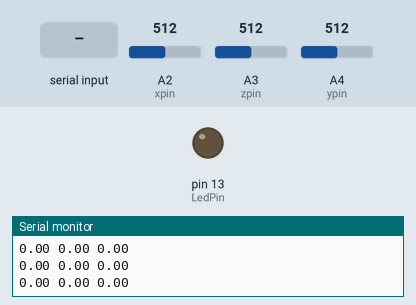
This sketch was run on a simulated Arduino Uno, built with avr-gcc and run on an emulated ATmega328P. On the bench: output pins drawn as LEDs (lit = HIGH), the last lines printed to the serial monitor. The test bench sets the inputs (shaded band); at power-on: A2 (xpin) = 512, A3 (zpin) = 512, A4 (ypin) = 512.

Above: at 1.2 s.
1.3 s: "1\n" received over Serial
At 2.1 s:
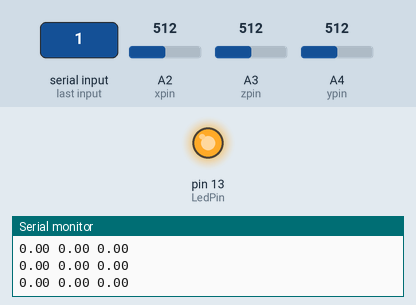
Timing chart, 0 to 4.3 s (numbered marks = the images above; inputs shaded):
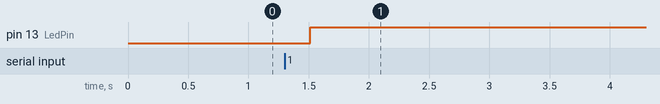

Measured:
- after the input at 1.3 s, pin 13 (LedPin): LOW → HIGH after 0.21 s

The sketch:

Lilypad.ino
```cpp
char val;
int LedPin = 13;
boolean LEDState = LOW;
const int xpin = A2;                  // x-axis of the accelerometer
const int ypin = A4;                  // y-axis
const int zpin = A3;                  // z-axis (only on 3-axis models)
//
int sampleDelay = 500;   //number of milliseconds between readings

void setup() {
  // put your setup code here, to run once:
  pinMode(LedPin, OUTPUT);
  Serial.begin(9600);

  pinMode(xpin, INPUT);
  pinMode(ypin, INPUT);
  pinMode(zpin, INPUT);
}

void loop() {
  if(Serial.available() > 0){
    val = Serial.read();
    if(val == '1'){
      LEDState = !LEDState;
      digitalWrite(LedPin, LEDState);
    }
    delay(100);
  }
  int x = analogRead(xpin);
  delay(1);
  int y = analogRead(ypin);
    delay(1);
  int z = analogRead(zpin);
  float zero_G =512;
  float scale =102.3;
  Serial.print(((float)x - zero_G)/scale);
  Serial.print(" ");
  Serial.print(((float)y - zero_G)/scale);
  Serial.print(" ");
  Serial.print(((float)z - zero_G)/scale);
  Serial.print("\n");
  delay(sampleDelay);
}
```
